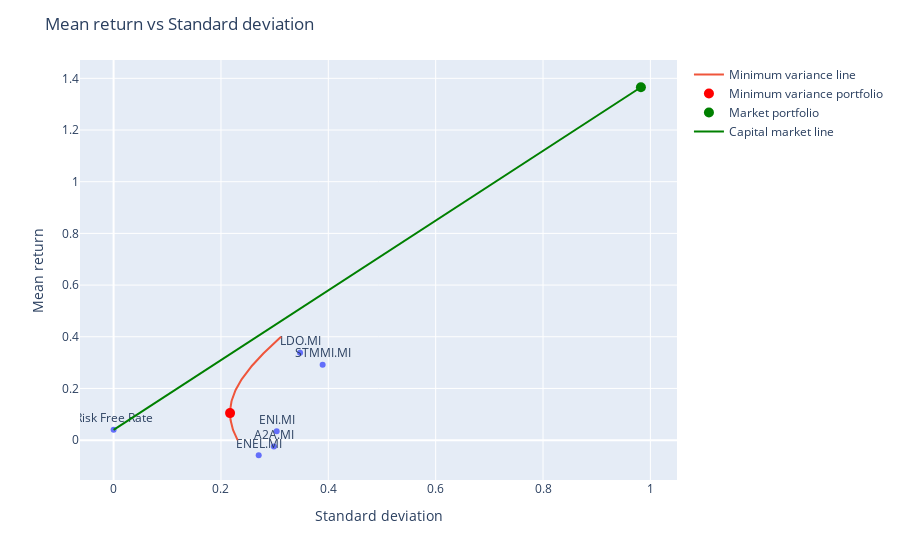

The notebook cell saved with this chart:
### Markdown cell above
Add minimum variance line too

### Code cell
# Plot the mean return and standard deviation with plotly
fig = px.scatter(tickers_df, x='Risk', y='Return', text=tickers_df.index)
fig.update_traces(textposition='top center')
fig.update_layout(title='Mean return vs Standard deviation', xaxis_title='Standard deviation', yaxis_title='Mean return')
fig.add_scatter(x=sigma_mu, y=mu, mode='lines', name='Minimum variance line')
fig.add_scatter(x=[min_var_sigma], y=[min_var_mu], mode='markers', name='Minimum variance portfolio', marker=dict(size=10, color='red'))
fig.add_scatter(x=[market_sigma], y=[market_mu], mode='markers', name='Market portfolio', marker=dict(size=10, color='green'))
fig.add_scatter(x=[0,market_sigma], y=[riskFreeRate,market_mu], mode='lines', name='Capital market line', line=dict(color='green',))
fig.show()

### Figure 1 — Plotly figure (JSON) as saved in the notebook; plotly's stock layout.template omitted (floating-point values rounded to 4 significant figures)
{"data": [{"hovertemplate": "Risk=%{x}<br>Return=%{y}<br>Ticker=%{text}<extra></extra>", "legendgroup": "", "marker": {"color": "#636efa", "symbol": "circle"}, "mode": "markers+text", "name": "", "orientation": "v", "showlegend": false, "text": ["A2A.MI", "ENEL.MI", "ENI.MI", "LDO.MI", "STMMI.MI", "Risk Free Rate"], "textposition": "top center", "type": "scatter", "x": [0.2986, 0.2703, 0.3038, 0.3474, 0.3894, 0], "xaxis": "x", "y": [-0.02476, -0.05847, 0.03411, 0.3383, 0.2919, 0.04], "yaxis": "y"}, {"mode": "lines", "name": "Minimum variance line", "type": "scatter", "x": [0.2311, 0.23, 0.229, 0.2281, 0.2271, 0.2262, 0.2254, 0.2246, 0.2238, 0.2231, 0.2224, 0.2217, 0.2211, 0.2205, 0.22, 0.2195, 0.2191, 0.2187, 0.2183, 0.218, 0.2177, 0.2175, 0.2173, 0.2171, 0.217, 0.217, 0.2169, 0.217, 0.217, 0.2172, 0.2173, 0.2175, 0.2178, 0.218, 0.2184, 0.2187, 0.2192, 0.2196, 0.2201, 0.2206, 0.2212, 0.2218, 0.2225, 0.2232, 0.2239, 0.2247, 0.2256, 0.2264, 0.2273, 0.2282, 0.2292, 0.2302, 0.2313, 0.2324, 0.2335, 0.2346, 0.2358, 0.237, 0.2383, 0.2396, 0.2409, 0.2422, 0.2436, 0.245, 0.2465, 0.2479, 0.2494, 0.251, 0.2525, 0.2541, 0.2557, 0.2574, 0.259, 0.2607, 0.2624, 0.2642, 0.2659, 0.2677, 0.2695, 0.2714, 0.2732, 0.2751, 0.277, 0.2789, 0.2809, 0.2828, 0.2848, 0.2868, 0.2888, 0.2909, 0.2929, 0.295, 0.2971, 0.2992, 0.3013, 0.3034, 0.3056, 0.3078, 0.3099, 0.3121], "y": [0, 0.00404, 0.008081, 0.01212, 0.01616, 0.0202, 0.02424, 0.02828, 0.03232, 0.03636, 0.0404, 0.04444, 0.04848, 0.05253, 0.05657, 0.06061, 0.06465, 0.06869, 0.07273, 0.07677, 0.08081, 0.08485, 0.08889, 0.09293, 0.09697, 0.101, 0.1051, 0.1091, 0.1131, 0.1172, 0.1212, 0.1253, 0.1293, 0.1333, 0.1374, 0.1414, 0.1455, 0.1495, 0.1535, 0.1576, 0.1616, 0.1657, 0.1697, 0.1737, 0.1778, 0.1818, 0.1859, 0.1899, 0.1939, 0.198, 0.202, 0.2061, 0.2101, 0.2141, 0.2182, 0.2222, 0.2263, 0.2303, 0.2343, 0.2384, 0.2424, 0.2465, 0.2505, 0.2545, 0.2586, 0.2626, 0.2667, 0.2707, 0.2747, 0.2788, 0.2828, 0.2869, 0.2909, 0.2949, 0.299, 0.303, 0.3071, 0.3111, 0.3152, 0.3192, 0.3232, 0.3273, 0.3313, 0.3354, 0.3394, 0.3434, 0.3475, 0.3515, 0.3556, 0.3596, 0.3636, 0.3677, 0.3717, 0.3758, 0.3798, 0.3838, 0.3879, 0.3919, 0.396, 0.4]}, {"marker": {"color": "red", "size": 10}, "mode": "markers", "name": "Minimum variance portfolio", "type": "scatter", "x": [0.2169], "y": [0.1046]}, {"marker": {"color": "green", "size": 10}, "mode": "markers", "name": "Market portfolio", "type": "scatter", "x": [0.9823], "y": [1.366]}, {"line": {"color": "green"}, "mode": "lines", "name": "Capital market line", "type": "scatter", "x": [0, 0.9823], "y": [0.04, 1.366]}], "layout": {"legend": {"tracegroupgap": 0}, "margin": {"t": 60}, "title": {"text": "Mean return vs Standard deviation"}, "xaxis": {"anchor": "y", "domain": [0, 1], "title": {"text": "Standard deviation"}}, "yaxis": {"anchor": "x", "domain": [0, 1], "title": {"text": "Mean return"}}}}
